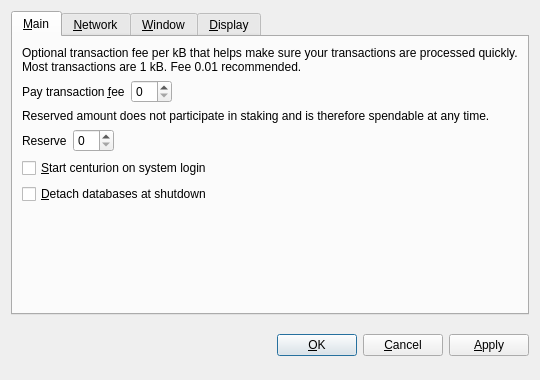
<?xml version="1.0" encoding="UTF-8"?>
<ui version="4.0">
 <class>OptionsDialog</class>
 <widget class="QDialog" name="OptionsDialog">
  <property name="geometry">
   <rect>
    <x>0</x>
    <y>0</y>
    <width>540</width>
    <height>380</height>
   </rect>
  </property>
  <property name="windowTitle">
   <string>Options</string>
  </property>
  <property name="modal">
   <bool>true</bool>
  </property>
  <layout class="QVBoxLayout" name="verticalLayout">
   <item>
    <widget class="QTabWidget" name="tabWidget">
     <property name="tabPosition">
      <enum>QTabWidget::North</enum>
     </property>
     <property name="currentIndex">
      <number>0</number>
     </property>
     <widget class="QWidget" name="tabMain">
      <attribute name="title">
       <string>&amp;Main</string>
      </attribute>
      <layout class="QVBoxLayout" name="verticalLayout_Main">
       <item>
        <widget class="QLabel" name="transactionFeeInfoLabel">
         <property name="text">
          <string>Optional transaction fee per kB that helps make sure your transactions are processed quickly. Most transactions are 1 kB. Fee 0.01 recommended.</string>
         </property>
         <property name="textFormat">
          <enum>Qt::PlainText</enum>
         </property>
         <property name="wordWrap">
          <bool>true</bool>
         </property>
        </widget>
       </item>
       <item>
        <layout class="QHBoxLayout" name="horizontalLayoutFee">
         <item>
          <widget class="QLabel" name="transactionFeeLabel">
           <property name="text">
            <string>Pay transaction &amp;fee</string>
           </property>
           <property name="textFormat">
            <enum>Qt::PlainText</enum>
           </property>
           <property name="buddy">
            <cstring>transactionFee</cstring>
           </property>
          </widget>
         </item>
         <item>
          <widget class="BitcoinAmountField" name="transactionFee"/>
         </item>
         <item>
          <spacer name="horizontalSpacerFee">
           <property name="orientation">
            <enum>Qt::Horizontal</enum>
           </property>
           <property name="sizeHint" stdset="0">
            <size>
             <width>40</width>
             <height>20</height>
            </size>
           </property>
          </spacer>
         </item>
        </layout>
       </item>
       <item>
        <widget class="QLabel" name="reserveBalanceInfoLabel">
         <property name="text">
          <string>Reserved amount does not participate in staking and is therefore spendable at any time.</string>
         </property>
         <property name="textFormat">
          <enum>Qt::PlainText</enum>
         </property>
         <property name="wordWrap">
          <bool>true</bool>
         </property>
        </widget>
       </item>
       <item>
        <layout class="QHBoxLayout" name="horizontalLayoutReserveBalance">
         <item>
          <widget class="QLabel" name="reserveBalanceLabel">
           <property name="text">
            <string>Reserve</string>
           </property>
           <property name="textFormat">
            <enum>Qt::PlainText</enum>
           </property>
           <property name="buddy">
            <cstring>reserveBalance</cstring>
           </property>
          </widget>
         </item>
         <item>
          <widget class="BitcoinAmountField" name="reserveBalance"/>
         </item>
         <item>
          <spacer name="horizontalSpacerReserveBalance">
           <property name="orientation">
            <enum>Qt::Horizontal</enum>
           </property>
           <property name="sizeHint" stdset="0">
            <size>
             <width>40</width>
             <height>20</height>
            </size>
           </property>
          </spacer>
         </item>
        </layout>
       </item>
       <item>
        <widget class="QCheckBox" name="bitcoinAtStartup">
         <property name="toolTip">
          <string>Automatically start centurion after logging in to the system.</string>
         </property>
         <property name="text">
          <string>&amp;Start centurion on system login</string>
         </property>
        </widget>
       </item>
       <item>
        <widget class="QCheckBox" name="detachDatabases">
         <property name="toolTip">
          <string>Detach block and address databases at shutdown. This means they can be moved to another data directory, but it slows down shutdown. The wallet is always detached.</string>
         </property>
         <property name="text">
          <string>&amp;Detach databases at shutdown</string>
         </property>
        </widget>
       </item>
       <item>
        <spacer name="verticalSpacer_Main">
         <property name="orientation">
          <enum>Qt::Vertical</enum>
         </property>
         <property name="sizeHint" stdset="0">
          <size>
           <width>20</width>
           <height>40</height>
          </size>
         </property>
        </spacer>
       </item>
      </layout>
     </widget>
     <widget class="QWidget" name="tabNetwork">
      <attribute name="title">
       <string>&amp;Network</string>
      </attribute>
      <layout class="QVBoxLayout" name="verticalLayout_Network">
       <item>
        <widget class="QCheckBox" name="mapPortUpnp">
         <property name="toolTip">
          <string>Automatically open the centurion client port on the router. This only works when your router supports UPnP and it is enabled.</string>
         </property>
         <property name="text">
          <string>Map port using &amp;UPnP</string>
         </property>
        </widget>
       </item>
       <item>
        <widget class="QCheckBox" name="connectSocks">
         <property name="toolTip">
          <string>Connect to the centurion network through a SOCKS proxy (e.g. when connecting through Tor).</string>
         </property>
         <property name="text">
          <string>&amp;Connect through SOCKS proxy:</string>
         </property>
        </widget>
       </item>
       <item>
        <layout class="QHBoxLayout" name="horizontalLayout_Network">
         <item>
          <widget class="QLabel" name="proxyIpLabel">
           <property name="text">
            <string>Proxy &amp;IP:</string>
           </property>
           <property name="textFormat">
            <enum>Qt::PlainText</enum>
           </property>
           <property name="buddy">
            <cstring>proxyIp</cstring>
           </property>
          </widget>
         </item>
         <item>
          <widget class="QValidatedLineEdit" name="proxyIp">
           <property name="maximumSize">
            <size>
             <width>140</width>
             <height>16777215</height>
            </size>
           </property>
           <property name="toolTip">
            <string>IP address of the proxy (e.g. 127.0.0.1)</string>
           </property>
          </widget>
         </item>
         <item>
          <widget class="QLabel" name="proxyPortLabel">
           <property name="text">
            <string>&amp;Port:</string>
           </property>
           <property name="textFormat">
            <enum>Qt::PlainText</enum>
           </property>
           <property name="buddy">
            <cstring>proxyPort</cstring>
           </property>
          </widget>
         </item>
         <item>
          <widget class="QLineEdit" name="proxyPort">
           <property name="maximumSize">
            <size>
             <width>55</width>
             <height>16777215</height>
            </size>
           </property>
           <property name="toolTip">
            <string>Port of the proxy (e.g. 9050)</string>
           </property>
          </widget>
         </item>
         <item>
          <widget class="QLabel" name="socksVersionLabel">
           <property name="text">
            <string>SOCKS &amp;Version:</string>
           </property>
           <property name="textFormat">
            <enum>Qt::PlainText</enum>
           </property>
           <property name="buddy">
            <cstring>socksVersion</cstring>
           </property>
          </widget>
         </item>
         <item>
          <widget class="QValueComboBox" name="socksVersion">
           <property name="toolTip">
            <string>SOCKS version of the proxy (e.g. 5)</string>
           </property>
          </widget>
         </item>
         <item>
          <spacer name="horizontalSpacer_Network">
           <property name="orientation">
            <enum>Qt::Horizontal</enum>
           </property>
           <property name="sizeHint" stdset="0">
            <size>
             <width>40</width>
             <height>20</height>
            </size>
           </property>
          </spacer>
         </item>
        </layout>
       </item>
       <item>
        <spacer name="verticalSpacer_Network">
         <property name="orientation">
          <enum>Qt::Vertical</enum>
         </property>
         <property name="sizeHint" stdset="0">
          <size>
           <width>20</width>
           <height>40</height>
          </size>
         </property>
        </spacer>
       </item>
      </layout>
     </widget>
     <widget class="QWidget" name="tabWindow">
      <attribute name="title">
       <string>&amp;Window</string>
      </attribute>
      <layout class="QVBoxLayout" name="verticalLayout_Window">
       <item>
        <widget class="QCheckBox" name="minimizeToTray">
         <property name="toolTip">
          <string>Show only a tray icon after minimizing the window.</string>
         </property>
         <property name="text">
          <string>&amp;Minimize to the tray instead of the taskbar</string>
         </property>
        </widget>
       </item>
       <item>
        <widget class="QCheckBox" name="minimizeOnClose">
         <property name="toolTip">
          <string>Minimize instead of exit the application when the window is closed. When this option is enabled, the application will be closed only after selecting Quit in the menu.</string>
         </property>
         <property name="text">
          <string>M&amp;inimize on close</string>
         </property>
        </widget>
       </item>
       <item>
        <spacer name="verticalSpacer_Window">
         <property name="orientation">
          <enum>Qt::Vertical</enum>
         </property>
         <property name="sizeHint" stdset="0">
          <size>
           <width>20</width>
           <height>40</height>
          </size>
         </property>
        </spacer>
       </item>
      </layout>
     </widget>
     <widget class="QWidget" name="tabDisplay">
      <attribute name="title">
       <string>&amp;Display</string>
      </attribute>
      <layout class="QVBoxLayout" name="verticalLayout_Display">
       <item>
        <layout class="QHBoxLayout" name="horizontalLayout_1_Display">
         <item>
          <widget class="QLabel" name="langLabel">
           <property name="text">
            <string>User Interface &amp;language:</string>
           </property>
           <property name="textFormat">
            <enum>Qt::PlainText</enum>
           </property>
           <property name="buddy">
            <cstring>lang</cstring>
           </property>
          </widget>
         </item>
         <item>
          <widget class="QValueComboBox" name="lang">
           <property name="toolTip">
            <string>The user interface language can be set here. This setting will take effect after restarting centurion.</string>
           </property>
          </widget>
         </item>
        </layout>
       </item>
       <item>
        <layout class="QHBoxLayout" name="horizontalLayout_2_Display">
         <item>
          <widget class="QLabel" name="unitLabel">
           <property name="text">
            <string>&amp;Unit to show amounts in:</string>
           </property>
           <property name="textFormat">
            <enum>Qt::PlainText</enum>
           </property>
           <property name="buddy">
            <cstring>unit</cstring>
           </property>
          </widget>
         </item>
         <item>
          <widget class="QValueComboBox" name="unit">
           <property name="toolTip">
            <string>Choose the default subdivision unit to show in the interface and when sending coins.</string>
           </property>
          </widget>
         </item>
        </layout>
       </item>
       <item>
        <widget class="QCheckBox" name="displayAddresses">
         <property name="toolTip">
          <string>Whether to show centurion addresses in the transaction list or not.</string>
         </property>
         <property name="text">
          <string>&amp;Display addresses in transaction list</string>
         </property>
        </widget>
       </item>
       <item>
        <widget class="QCheckBox" name="coinControlFeatures">
         <property name="toolTip">
          <string>Whether to show coin control features or not.</string>
         </property>
         <property name="text">
          <string>Display coin &amp;control features (experts only!)</string>
         </property>
        </widget>
       </item>
       <item>
        <spacer name="verticalSpacer_Display">
         <property name="orientation">
          <enum>Qt::Vertical</enum>
         </property>
         <property name="sizeHint" stdset="0">
          <size>
           <width>20</width>
           <height>40</height>
          </size>
         </property>
        </spacer>
       </item>
      </layout>
     </widget>
    </widget>
   </item>
   <item>
    <layout class="QHBoxLayout" name="horizontalLayout_Buttons">
     <item>
      <spacer name="horizontalSpacer_1">
       <property name="orientation">
        <enum>Qt::Horizontal</enum>
       </property>
       <property name="sizeHint" stdset="0">
        <size>
         <width>40</width>
         <height>48</height>
        </size>
       </property>
      </spacer>
     </item>
     <item>
      <widget class="QLabel" name="statusLabel">
       <property name="font">
        <font>
         <weight>75</weight>
         <bold>true</bold>
        </font>
       </property>
       <property name="text">
        <string/>
       </property>
       <property name="textFormat">
        <enum>Qt::PlainText</enum>
       </property>
       <property name="wordWrap">
        <bool>true</bool>
       </property>
      </widget>
     </item>
     <item>
      <spacer name="horizontalSpacer_2">
       <property name="orientation">
        <enum>Qt::Horizontal</enum>
       </property>
       <property name="sizeHint" stdset="0">
        <size>
         <width>40</width>
         <height>48</height>
        </size>
       </property>
      </spacer>
     </item>
     <item>
      <widget class="QPushButton" name="okButton">
       <property name="text">
        <string>&amp;OK</string>
       </property>
      </widget>
     </item>
     <item>
      <widget class="QPushButton" name="cancelButton">
       <property name="text">
        <string>&amp;Cancel</string>
       </property>
       <property name="autoDefault">
        <bool>false</bool>
       </property>
      </widget>
     </item>
     <item>
      <widget class="QPushButton" name="applyButton">
       <property name="text">
        <string>&amp;Apply</string>
       </property>
       <property name="autoDefault">
        <bool>false</bool>
       </property>
      </widget>
     </item>
    </layout>
   </item>
  </layout>
 </widget>
 <customwidgets>
  <customwidget>
   <class>BitcoinAmountField</class>
   <extends>QSpinBox</extends>
   <header>bitcoinamountfield.h</header>
  </customwidget>
  <customwidget>
   <class>QValueComboBox</class>
   <extends>QComboBox</extends>
   <header>qvaluecombobox.h</header>
  </customwidget>
  <customwidget>
   <class>QValidatedLineEdit</class>
   <extends>QLineEdit</extends>
   <header>qvalidatedlineedit.h</header>
  </customwidget>
 </customwidgets>
 <resources/>
 <connections/>
</ui>
